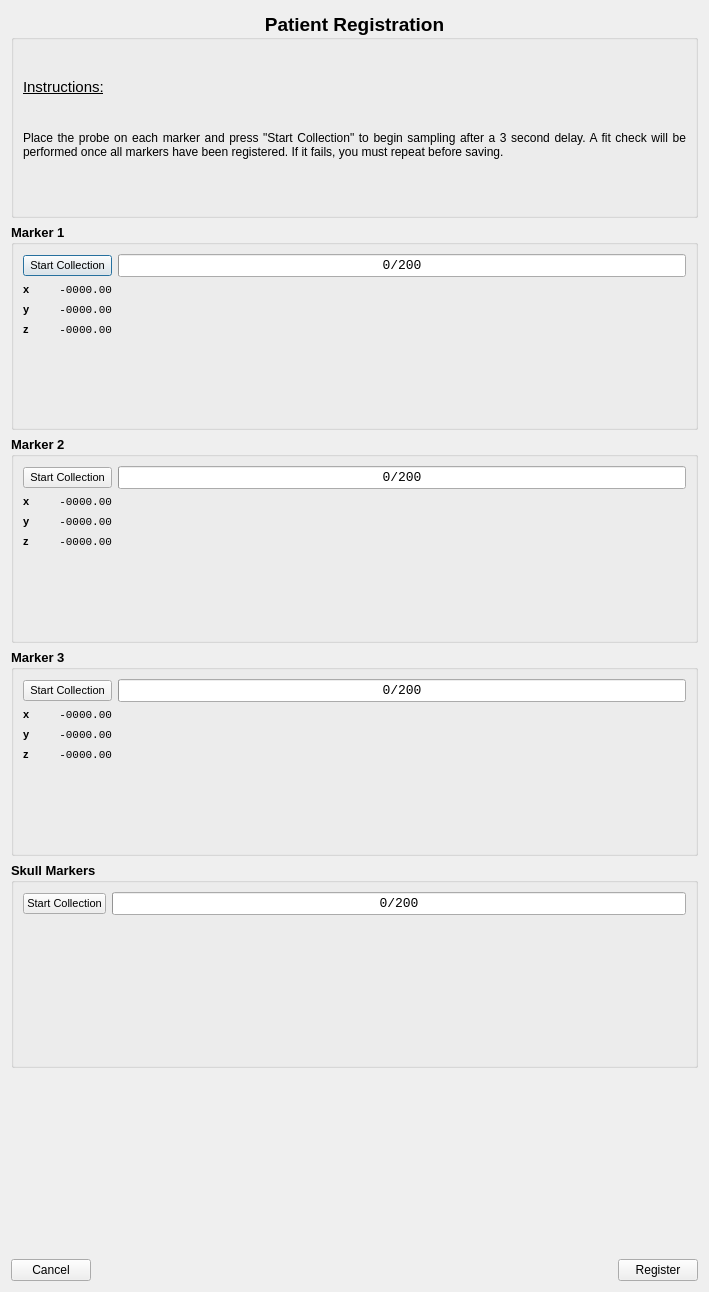
<?xml version="1.0" encoding="UTF-8"?>
<ui version="4.0">
 <class>PatientRegistration</class>
 <widget class="QDialog" name="PatientRegistration">
  <property name="windowModality">
   <enum>Qt::ApplicationModal</enum>
  </property>
  <property name="geometry">
   <rect>
    <x>0</x>
    <y>0</y>
    <width>709</width>
    <height>1292</height>
   </rect>
  </property>
  <property name="windowTitle">
   <string>Dialog</string>
  </property>
  <layout class="QVBoxLayout" name="verticalLayout_3">
   <item>
    <widget class="QGroupBox" name="groupBox_header">
     <property name="font">
      <font>
       <pointsize>14</pointsize>
       <weight>75</weight>
       <bold>true</bold>
       <underline>false</underline>
      </font>
     </property>
     <property name="title">
      <string>Patient Registration</string>
     </property>
     <property name="alignment">
      <set>Qt::AlignCenter</set>
     </property>
     <layout class="QGridLayout" name="gridLayout">
      <item row="0" column="0">
       <layout class="QVBoxLayout" name="verticalLayout">
        <item>
         <widget class="QLabel" name="label_5">
          <property name="font">
           <font>
            <pointsize>11</pointsize>
            <weight>50</weight>
            <bold>false</bold>
            <underline>true</underline>
           </font>
          </property>
          <property name="text">
           <string>Instructions:</string>
          </property>
         </widget>
        </item>
        <item>
         <widget class="QLabel" name="label_6">
          <property name="font">
           <font>
            <pointsize>9</pointsize>
            <weight>50</weight>
            <bold>false</bold>
           </font>
          </property>
          <property name="text">
           <string>Place the probe on each marker and press &quot;Start Collection&quot; to begin sampling after a 3 second delay. A fit check will be performed once all markers have been registered. If it fails, you must repeat before saving.</string>
          </property>
          <property name="alignment">
           <set>Qt::AlignJustify|Qt::AlignTop</set>
          </property>
          <property name="wordWrap">
           <bool>true</bool>
          </property>
         </widget>
        </item>
       </layout>
      </item>
     </layout>
    </widget>
   </item>
   <item>
    <widget class="QGroupBox" name="groupBox_mk1">
     <property name="font">
      <font>
       <pointsize>10</pointsize>
       <weight>75</weight>
       <bold>true</bold>
       <underline>false</underline>
      </font>
     </property>
     <property name="title">
      <string>Marker 1</string>
     </property>
     <layout class="QGridLayout" name="gridLayout_2">
      <item row="0" column="0">
       <widget class="QPushButton" name="button_mk1_collection">
        <property name="font">
         <font>
          <pointsize>8</pointsize>
          <weight>50</weight>
          <bold>false</bold>
         </font>
        </property>
        <property name="text">
         <string>Start Collection</string>
        </property>
       </widget>
      </item>
      <item row="0" column="1">
       <widget class="QProgressBar" name="progressBar_mk1">
        <property name="font">
         <font>
          <family>Lucida Console</family>
          <weight>50</weight>
          <italic>false</italic>
          <bold>false</bold>
         </font>
        </property>
        <property name="maximum">
         <number>200</number>
        </property>
        <property name="value">
         <number>0</number>
        </property>
        <property name="alignment">
         <set>Qt::AlignCenter</set>
        </property>
        <property name="invertedAppearance">
         <bool>false</bool>
        </property>
        <property name="textDirection">
         <enum>QProgressBar::TopToBottom</enum>
        </property>
        <property name="format">
         <string>%v/%m</string>
        </property>
       </widget>
      </item>
      <item row="1" column="0">
       <layout class="QFormLayout" name="formLayout">
        <item row="0" column="0">
         <widget class="QLabel" name="label_2">
          <property name="minimumSize">
           <size>
            <width>30</width>
            <height>0</height>
           </size>
          </property>
          <property name="font">
           <font>
            <pointsize>8</pointsize>
            <weight>50</weight>
            <bold>false</bold>
           </font>
          </property>
          <property name="text">
           <string>&lt;b&gt;x&lt;/b&gt;</string>
          </property>
          <property name="textFormat">
           <enum>Qt::RichText</enum>
          </property>
         </widget>
        </item>
        <item row="0" column="1">
         <widget class="QLabel" name="label_mk1_x">
          <property name="sizePolicy">
           <sizepolicy hsizetype="Preferred" vsizetype="Preferred">
            <horstretch>0</horstretch>
            <verstretch>0</verstretch>
           </sizepolicy>
          </property>
          <property name="minimumSize">
           <size>
            <width>0</width>
            <height>0</height>
           </size>
          </property>
          <property name="font">
           <font>
            <family>Lucida Console</family>
            <pointsize>8</pointsize>
            <weight>50</weight>
            <bold>false</bold>
           </font>
          </property>
          <property name="text">
           <string>-0000.00</string>
          </property>
          <property name="alignment">
           <set>Qt::AlignRight|Qt::AlignTrailing|Qt::AlignVCenter</set>
          </property>
         </widget>
        </item>
        <item row="1" column="0">
         <widget class="QLabel" name="label_3">
          <property name="font">
           <font>
            <pointsize>8</pointsize>
            <weight>50</weight>
            <bold>false</bold>
           </font>
          </property>
          <property name="text">
           <string>&lt;b&gt;y&lt;/b&gt;</string>
          </property>
          <property name="textFormat">
           <enum>Qt::RichText</enum>
          </property>
         </widget>
        </item>
        <item row="1" column="1">
         <widget class="QLabel" name="label_mk1_y">
          <property name="minimumSize">
           <size>
            <width>0</width>
            <height>0</height>
           </size>
          </property>
          <property name="font">
           <font>
            <family>Lucida Console</family>
            <pointsize>8</pointsize>
            <weight>50</weight>
            <bold>false</bold>
           </font>
          </property>
          <property name="text">
           <string>-0000.00</string>
          </property>
          <property name="alignment">
           <set>Qt::AlignRight|Qt::AlignTrailing|Qt::AlignVCenter</set>
          </property>
         </widget>
        </item>
        <item row="2" column="0">
         <widget class="QLabel" name="label_4">
          <property name="font">
           <font>
            <pointsize>8</pointsize>
            <weight>50</weight>
            <bold>false</bold>
           </font>
          </property>
          <property name="text">
           <string>&lt;b&gt;z&lt;/b&gt;</string>
          </property>
         </widget>
        </item>
        <item row="2" column="1">
         <widget class="QLabel" name="label_mk1_z">
          <property name="minimumSize">
           <size>
            <width>0</width>
            <height>0</height>
           </size>
          </property>
          <property name="font">
           <font>
            <family>Lucida Console</family>
            <pointsize>8</pointsize>
            <weight>50</weight>
            <bold>false</bold>
           </font>
          </property>
          <property name="text">
           <string>-0000.00</string>
          </property>
          <property name="alignment">
           <set>Qt::AlignRight|Qt::AlignTrailing|Qt::AlignVCenter</set>
          </property>
         </widget>
        </item>
       </layout>
      </item>
      <item row="1" column="1">
       <widget class="QLabel" name="label_mk1_msg">
        <property name="font">
         <font>
          <weight>50</weight>
          <bold>false</bold>
         </font>
        </property>
        <property name="text">
         <string/>
        </property>
        <property name="alignment">
         <set>Qt::AlignHCenter|Qt::AlignTop</set>
        </property>
       </widget>
      </item>
     </layout>
    </widget>
   </item>
   <item>
    <widget class="QGroupBox" name="groupBox_mk2">
     <property name="font">
      <font>
       <pointsize>10</pointsize>
       <weight>75</weight>
       <bold>true</bold>
       <underline>false</underline>
      </font>
     </property>
     <property name="title">
      <string>Marker 2</string>
     </property>
     <layout class="QGridLayout" name="gridLayout_3">
      <item row="0" column="0">
       <widget class="QPushButton" name="button_mk2_collection">
        <property name="font">
         <font>
          <pointsize>8</pointsize>
          <weight>50</weight>
          <bold>false</bold>
         </font>
        </property>
        <property name="text">
         <string>Start Collection</string>
        </property>
       </widget>
      </item>
      <item row="0" column="1">
       <widget class="QProgressBar" name="progressBar_mk2">
        <property name="font">
         <font>
          <family>Lucida Console</family>
          <weight>50</weight>
          <italic>false</italic>
          <bold>false</bold>
         </font>
        </property>
        <property name="maximum">
         <number>200</number>
        </property>
        <property name="value">
         <number>0</number>
        </property>
        <property name="alignment">
         <set>Qt::AlignCenter</set>
        </property>
        <property name="invertedAppearance">
         <bool>false</bool>
        </property>
        <property name="textDirection">
         <enum>QProgressBar::TopToBottom</enum>
        </property>
        <property name="format">
         <string>%v/%m</string>
        </property>
       </widget>
      </item>
      <item row="1" column="0">
       <layout class="QFormLayout" name="formLayout_2">
        <item row="0" column="0">
         <widget class="QLabel" name="label_7">
          <property name="minimumSize">
           <size>
            <width>30</width>
            <height>0</height>
           </size>
          </property>
          <property name="font">
           <font>
            <pointsize>8</pointsize>
            <weight>50</weight>
            <bold>false</bold>
           </font>
          </property>
          <property name="text">
           <string>&lt;b&gt;x&lt;/b&gt;</string>
          </property>
          <property name="textFormat">
           <enum>Qt::RichText</enum>
          </property>
         </widget>
        </item>
        <item row="0" column="1">
         <widget class="QLabel" name="label_mk2_x">
          <property name="sizePolicy">
           <sizepolicy hsizetype="Preferred" vsizetype="Preferred">
            <horstretch>0</horstretch>
            <verstretch>0</verstretch>
           </sizepolicy>
          </property>
          <property name="minimumSize">
           <size>
            <width>0</width>
            <height>0</height>
           </size>
          </property>
          <property name="font">
           <font>
            <family>Lucida Console</family>
            <pointsize>8</pointsize>
            <weight>50</weight>
            <bold>false</bold>
           </font>
          </property>
          <property name="text">
           <string>-0000.00</string>
          </property>
          <property name="alignment">
           <set>Qt::AlignRight|Qt::AlignTrailing|Qt::AlignVCenter</set>
          </property>
         </widget>
        </item>
        <item row="1" column="0">
         <widget class="QLabel" name="label_8">
          <property name="font">
           <font>
            <pointsize>8</pointsize>
            <weight>50</weight>
            <bold>false</bold>
           </font>
          </property>
          <property name="text">
           <string>&lt;b&gt;y&lt;/b&gt;</string>
          </property>
          <property name="textFormat">
           <enum>Qt::RichText</enum>
          </property>
         </widget>
        </item>
        <item row="1" column="1">
         <widget class="QLabel" name="label_mk2_y">
          <property name="minimumSize">
           <size>
            <width>0</width>
            <height>0</height>
           </size>
          </property>
          <property name="font">
           <font>
            <family>Lucida Console</family>
            <pointsize>8</pointsize>
            <weight>50</weight>
            <bold>false</bold>
           </font>
          </property>
          <property name="text">
           <string>-0000.00</string>
          </property>
          <property name="alignment">
           <set>Qt::AlignRight|Qt::AlignTrailing|Qt::AlignVCenter</set>
          </property>
         </widget>
        </item>
        <item row="2" column="0">
         <widget class="QLabel" name="label_9">
          <property name="font">
           <font>
            <pointsize>8</pointsize>
            <weight>50</weight>
            <bold>false</bold>
           </font>
          </property>
          <property name="text">
           <string>&lt;b&gt;z&lt;/b&gt;</string>
          </property>
         </widget>
        </item>
        <item row="2" column="1">
         <widget class="QLabel" name="label_mk2_z">
          <property name="minimumSize">
           <size>
            <width>0</width>
            <height>0</height>
           </size>
          </property>
          <property name="font">
           <font>
            <family>Lucida Console</family>
            <pointsize>8</pointsize>
            <weight>50</weight>
            <bold>false</bold>
           </font>
          </property>
          <property name="text">
           <string>-0000.00</string>
          </property>
          <property name="alignment">
           <set>Qt::AlignRight|Qt::AlignTrailing|Qt::AlignVCenter</set>
          </property>
         </widget>
        </item>
       </layout>
      </item>
      <item row="1" column="1">
       <widget class="QLabel" name="label_mk2_msg">
        <property name="font">
         <font>
          <weight>50</weight>
          <bold>false</bold>
         </font>
        </property>
        <property name="text">
         <string/>
        </property>
        <property name="alignment">
         <set>Qt::AlignHCenter|Qt::AlignTop</set>
        </property>
       </widget>
      </item>
     </layout>
    </widget>
   </item>
   <item>
    <widget class="QGroupBox" name="groupBox_mk3">
     <property name="font">
      <font>
       <pointsize>10</pointsize>
       <weight>75</weight>
       <bold>true</bold>
       <underline>false</underline>
      </font>
     </property>
     <property name="title">
      <string>Marker 3</string>
     </property>
     <layout class="QGridLayout" name="gridLayout_4">
      <item row="0" column="0">
       <widget class="QPushButton" name="button_mk3_collection">
        <property name="font">
         <font>
          <pointsize>8</pointsize>
          <weight>50</weight>
          <bold>false</bold>
         </font>
        </property>
        <property name="text">
         <string>Start Collection</string>
        </property>
       </widget>
      </item>
      <item row="0" column="1">
       <widget class="QProgressBar" name="progressBar_mk3">
        <property name="font">
         <font>
          <family>Lucida Console</family>
          <weight>50</weight>
          <italic>false</italic>
          <bold>false</bold>
         </font>
        </property>
        <property name="maximum">
         <number>200</number>
        </property>
        <property name="value">
         <number>0</number>
        </property>
        <property name="alignment">
         <set>Qt::AlignCenter</set>
        </property>
        <property name="invertedAppearance">
         <bool>false</bool>
        </property>
        <property name="textDirection">
         <enum>QProgressBar::TopToBottom</enum>
        </property>
        <property name="format">
         <string>%v/%m</string>
        </property>
       </widget>
      </item>
      <item row="1" column="0">
       <layout class="QFormLayout" name="formLayout_3">
        <item row="0" column="0">
         <widget class="QLabel" name="label_10">
          <property name="minimumSize">
           <size>
            <width>30</width>
            <height>0</height>
           </size>
          </property>
          <property name="font">
           <font>
            <pointsize>8</pointsize>
            <weight>50</weight>
            <bold>false</bold>
           </font>
          </property>
          <property name="text">
           <string>&lt;b&gt;x&lt;/b&gt;</string>
          </property>
          <property name="textFormat">
           <enum>Qt::RichText</enum>
          </property>
         </widget>
        </item>
        <item row="0" column="1">
         <widget class="QLabel" name="label_mk3_x">
          <property name="sizePolicy">
           <sizepolicy hsizetype="Preferred" vsizetype="Preferred">
            <horstretch>0</horstretch>
            <verstretch>0</verstretch>
           </sizepolicy>
          </property>
          <property name="minimumSize">
           <size>
            <width>0</width>
            <height>0</height>
           </size>
          </property>
          <property name="font">
           <font>
            <family>Lucida Console</family>
            <pointsize>8</pointsize>
            <weight>50</weight>
            <bold>false</bold>
           </font>
          </property>
          <property name="text">
           <string>-0000.00</string>
          </property>
          <property name="alignment">
           <set>Qt::AlignRight|Qt::AlignTrailing|Qt::AlignVCenter</set>
          </property>
         </widget>
        </item>
        <item row="1" column="0">
         <widget class="QLabel" name="label_11">
          <property name="font">
           <font>
            <pointsize>8</pointsize>
            <weight>50</weight>
            <bold>false</bold>
           </font>
          </property>
          <property name="text">
           <string>&lt;b&gt;y&lt;/b&gt;</string>
          </property>
          <property name="textFormat">
           <enum>Qt::RichText</enum>
          </property>
         </widget>
        </item>
        <item row="1" column="1">
         <widget class="QLabel" name="label_mk3_y">
          <property name="minimumSize">
           <size>
            <width>0</width>
            <height>0</height>
           </size>
          </property>
          <property name="font">
           <font>
            <family>Lucida Console</family>
            <pointsize>8</pointsize>
            <weight>50</weight>
            <bold>false</bold>
           </font>
          </property>
          <property name="text">
           <string>-0000.00</string>
          </property>
          <property name="alignment">
           <set>Qt::AlignRight|Qt::AlignTrailing|Qt::AlignVCenter</set>
          </property>
         </widget>
        </item>
        <item row="2" column="0">
         <widget class="QLabel" name="label_12">
          <property name="font">
           <font>
            <pointsize>8</pointsize>
            <weight>50</weight>
            <bold>false</bold>
           </font>
          </property>
          <property name="text">
           <string>&lt;b&gt;z&lt;/b&gt;</string>
          </property>
         </widget>
        </item>
        <item row="2" column="1">
         <widget class="QLabel" name="label_mk3_z">
          <property name="minimumSize">
           <size>
            <width>0</width>
            <height>0</height>
           </size>
          </property>
          <property name="font">
           <font>
            <family>Lucida Console</family>
            <pointsize>8</pointsize>
            <weight>50</weight>
            <bold>false</bold>
           </font>
          </property>
          <property name="text">
           <string>-0000.00</string>
          </property>
          <property name="alignment">
           <set>Qt::AlignRight|Qt::AlignTrailing|Qt::AlignVCenter</set>
          </property>
         </widget>
        </item>
       </layout>
      </item>
      <item row="1" column="1">
       <widget class="QLabel" name="label_mk3_msg">
        <property name="font">
         <font>
          <weight>50</weight>
          <bold>false</bold>
         </font>
        </property>
        <property name="text">
         <string/>
        </property>
        <property name="alignment">
         <set>Qt::AlignHCenter|Qt::AlignTop</set>
        </property>
       </widget>
      </item>
     </layout>
    </widget>
   </item>
   <item>
    <widget class="QGroupBox" name="groupBox_skull">
     <property name="font">
      <font>
       <pointsize>10</pointsize>
       <weight>75</weight>
       <bold>true</bold>
       <underline>false</underline>
      </font>
     </property>
     <property name="title">
      <string>Skull Markers</string>
     </property>
     <layout class="QGridLayout" name="gridLayout_5">
      <item row="0" column="0">
       <widget class="QPushButton" name="button_skull_collection">
        <property name="font">
         <font>
          <pointsize>8</pointsize>
          <weight>50</weight>
          <bold>false</bold>
         </font>
        </property>
        <property name="text">
         <string>Start Collection</string>
        </property>
       </widget>
      </item>
      <item row="0" column="1">
       <widget class="QProgressBar" name="progressBar_skull">
        <property name="font">
         <font>
          <family>Lucida Console</family>
          <weight>50</weight>
          <italic>false</italic>
          <bold>false</bold>
         </font>
        </property>
        <property name="maximum">
         <number>200</number>
        </property>
        <property name="value">
         <number>0</number>
        </property>
        <property name="alignment">
         <set>Qt::AlignCenter</set>
        </property>
        <property name="invertedAppearance">
         <bool>false</bool>
        </property>
        <property name="textDirection">
         <enum>QProgressBar::TopToBottom</enum>
        </property>
        <property name="format">
         <string>%v/%m</string>
        </property>
       </widget>
      </item>
      <item row="1" column="1">
       <widget class="QLabel" name="label_skull_msg">
        <property name="font">
         <font>
          <weight>50</weight>
          <bold>false</bold>
         </font>
        </property>
        <property name="text">
         <string/>
        </property>
        <property name="alignment">
         <set>Qt::AlignHCenter|Qt::AlignTop</set>
        </property>
       </widget>
      </item>
     </layout>
    </widget>
   </item>
   <item>
    <layout class="QVBoxLayout" name="verticalLayout_2">
     <property name="spacing">
      <number>0</number>
     </property>
     <item>
      <layout class="QHBoxLayout" name="horizontalLayout_2">
       <item>
        <widget class="QLabel" name="label_registration_msg">
         <property name="sizePolicy">
          <sizepolicy hsizetype="Preferred" vsizetype="Preferred">
           <horstretch>1</horstretch>
           <verstretch>0</verstretch>
          </sizepolicy>
         </property>
         <property name="text">
          <string/>
         </property>
        </widget>
       </item>
       <item>
        <widget class="QLabel" name="label_registration_check">
         <property name="minimumSize">
          <size>
           <width>50</width>
           <height>0</height>
          </size>
         </property>
         <property name="text">
          <string/>
         </property>
        </widget>
       </item>
      </layout>
     </item>
     <item>
      <layout class="QHBoxLayout" name="horizontalLayout">
       <item>
        <widget class="QPushButton" name="button_cancel">
         <property name="text">
          <string>Cancel</string>
         </property>
        </widget>
       </item>
       <item>
        <spacer name="horizontalSpacer">
         <property name="orientation">
          <enum>Qt::Horizontal</enum>
         </property>
         <property name="sizeHint" stdset="0">
          <size>
           <width>40</width>
           <height>20</height>
          </size>
         </property>
        </spacer>
       </item>
       <item>
        <widget class="QPushButton" name="button_finish">
         <property name="text">
          <string>Register</string>
         </property>
         <property name="checkable">
          <bool>false</bool>
         </property>
         <property name="default">
          <bool>false</bool>
         </property>
         <property name="flat">
          <bool>false</bool>
         </property>
        </widget>
       </item>
      </layout>
     </item>
    </layout>
   </item>
  </layout>
 </widget>
 <resources/>
 <connections>
  <connection>
   <sender>button_cancel</sender>
   <signal>clicked()</signal>
   <receiver>PatientRegistration</receiver>
   <slot>close()</slot>
   <hints>
    <hint type="sourcelabel">
     <x>134</x>
     <y>1291</y>
    </hint>
    <hint type="destinationlabel">
     <x>217</x>
     <y>922</y>
    </hint>
   </hints>
  </connection>
 </connections>
</ui>
